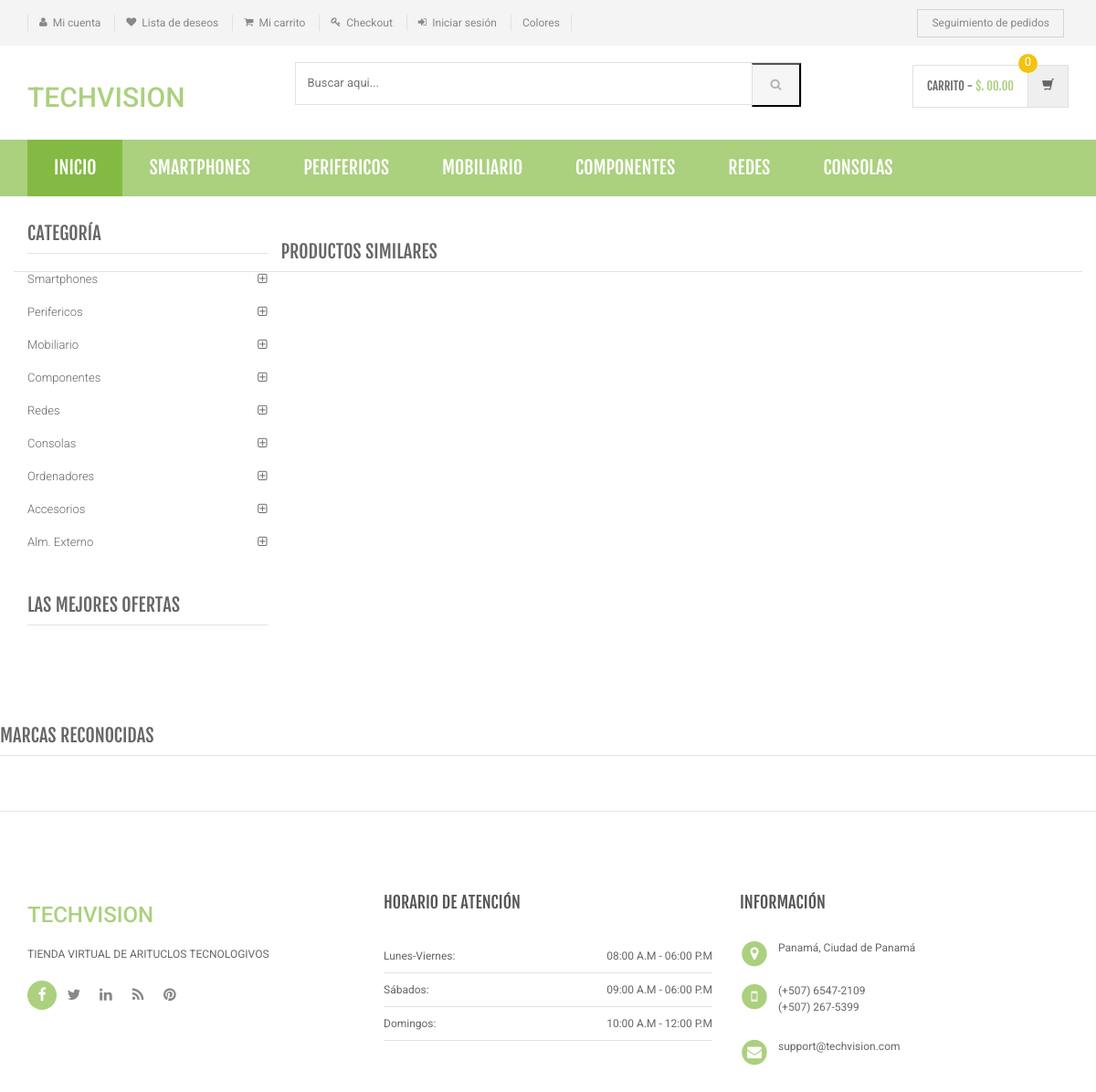
Page /product-details.php on the committed database.
### tables this page shows
CREATE TABLE `category` (
  `id` int(11) NOT NULL AUTO_INCREMENT,
  `categoryName` varchar(255) DEFAULT NULL,
  `categoryDescription` longtext DEFAULT NULL,
  `creationDate` timestamp NOT NULL DEFAULT current_timestamp(),
  `updationDate` varchar(255) DEFAULT NULL,
  PRIMARY KEY (`id`)
);

### product-details.php (the view, shortened to what this page needs)
<?php
include('includes/config.php');
?>
<!DOCTYPE html>
<html lang="es">
	<head>
	    <link rel="stylesheet" href="assets/css/bootstrap.min.css">
	    <link rel="stylesheet" href="assets/css/main.css">
	    <link rel="stylesheet" href="assets/css/green.css">
	    <link rel="stylesheet" href="assets/css/owl.carousel.css">
		<link rel="stylesheet" href="assets/css/owl.transitions.css">
		<link href="assets/css/lightbox.css" rel="stylesheet">
		<link rel="stylesheet" href="assets/css/animate.min.css">
		<link rel="stylesheet" href="assets/css/rateit.css">
		<link rel="stylesheet" href="assets/css/bootstrap-select.min.css">
		<link rel="stylesheet" href="assets/css/config.css">
		<link href="assets/css/green.css" rel="alternate stylesheet" title="Green color">
		<link href="assets/css/blue.css" rel="alternate stylesheet" title="Blue color">
		<link href="assets/css/red.css" rel="alternate stylesheet" title="Red color">
		<link href="assets/css/orange.css" rel="alternate stylesheet" title="Orange color">
		<link href="assets/css/dark-green.css" rel="alternate stylesheet" title="Darkgreen color">
		<link rel="stylesheet" href="assets/css/font-awesome.min.css">
	</head>
    <body class="cnt-home">
<header class="header-style-1">
<?php include('includes/top-header.php');?>
<?php include('includes/main-header.php');?>
<?php include('includes/menu-bar.php');?>
</header>
<div class="body-content outer-top-xs">
	<div class='container'>
		<div class='row single-product outer-bottom-sm '>
			<div class='col-md-3 sidebar'>
				<div class="sidebar-module-container">
<div class="sidebar-widget outer-bottom-xs wow fadeInUp">
	<h3 class="section-title">Categoría</h3>
	<div class="sidebar-widget-body m-t-10">
		<div class="accordion">
		            <?php $sql=mysqli_query($con,"select id,categoryName  from category");
while($row=mysqli_fetch_array($sql))
{
    ?>
	    	<div class="accordion-group">
	            <div class="accordion-heading">
	                <a href="category.php?cid=<?php echo $row['id'];?>"  class="accordion-toggle collapsed">
	                   <?php echo $row['categoryName'];?>
	                </a>
	            </div>
	        </div>
	        <?php } ?>
	    </div>
	</div>
</div>
<div class="sidebar-widget hot-deals wow fadeInUp">
	<h3 class="section-title">LAS MEJORES OFERTAS</h3>
</div>
				</div>
			</div>
<section class="section featured-product wow fadeInUp">
	<h3 class="section-title">Productos similares </h3>
</section>
			</div>
		</div>
<?php include('includes/brands-slider.php');?>
</div>
<?php include('includes/footer.php');?>
</body>
</html>

### includes/menu-bar.php (shortened to what this page needs)
<div class="header-nav animate-dropdown">
    <div class="container">
        <div class="yamm navbar navbar-default" role="navigation">
            <div class="nav-bg-class">
                <div class="navbar-collapse collapse" id="mc-horizontal-menu-collapse">
	<div class="nav-outer">
		<ul class="nav navbar-nav">
			<li class="active dropdown yamm-fw">
				<a href="index.php" data-hover="dropdown" class="dropdown-toggle">Inicio</a>
			</li>
              <?php $sql=mysqli_query($con,"select id,categoryName  from category limit 6");
while($row=mysqli_fetch_array($sql))
{
    ?>
			<li class="dropdown yamm">
				<a href="category.php?cid=<?php echo $row['id'];?>"> <?php echo $row['categoryName'];?></a>
			</li>
			<?php } ?>
		</ul>
		<div class="clearfix"></div>
	</div>
</div>
            </div>
        </div>
    </div>
</div>

### assets/css/green.css (style rules this page uses)
a { color: #abd07e; }
.header-style-1 .header-nav { background: #abd07e; }
.cnt-home .header-style-1 .header-nav .navbar .navbar-nav > li.active { background: #84b943; }
.sidebar .sidebar-module-container .sidebar-widget .sidebar-widget-body .accordion .accordion-group .accordion-heading .accordion-toggle, .sidebar .sidebar-module-container .sidebar-widget .sidebar-widget-body .accordion .accordion-group .accordion-heading .accordion-toggle:hover, .sidebar .sidebar-module-container .sidebar-widget .sidebar-widget-body .accordion .accordion-group .accordion-heading .accordion-toggle:focus, .sidebar .sidebar-module-container .sidebar-widget .sidebar-widget-body .accordion .accordion-group .accordion-heading .accordion-toggle:after { color: #abd07e; }

### assets/css/lightbox.css (style rules this page uses)
body:after { content: url(../images/close.png) url(../images/loading.gif) url(../images/prev.png) url(../images/next.png); display: none; }

### assets/css/blue.css (style rules this page uses)
a { color: #3498db; }
.header-style-1 .header-nav { background: #3498db; }
.cnt-home .header-style-1 .header-nav .navbar .navbar-nav > li.active { background: #1d6ca1; }
.sidebar .sidebar-module-container .sidebar-widget .sidebar-widget-body .accordion .accordion-group .accordion-heading .accordion-toggle, .sidebar .sidebar-module-container .sidebar-widget .sidebar-widget-body .accordion .accordion-group .accordion-heading .accordion-toggle:hover, .sidebar .sidebar-module-container .sidebar-widget .sidebar-widget-body .accordion .accordion-group .accordion-heading .accordion-toggle:focus, .sidebar .sidebar-module-container .sidebar-widget .sidebar-widget-body .accordion .accordion-group .accordion-heading .accordion-toggle:after { color: #3498db; }

### assets/css/red.css (style rules this page uses)
a { color: #ff6c6c; }
.header-style-1 .header-nav { background: #ff6c6c; }
.cnt-home .header-style-1 .header-nav .navbar .navbar-nav > li.active { background: #ff1a1a; }
.sidebar .sidebar-module-container .sidebar-widget .sidebar-widget-body .accordion .accordion-group .accordion-heading .accordion-toggle, .sidebar .sidebar-module-container .sidebar-widget .sidebar-widget-body .accordion .accordion-group .accordion-heading .accordion-toggle:hover, .sidebar .sidebar-module-container .sidebar-widget .sidebar-widget-body .accordion .accordion-group .accordion-heading .accordion-toggle:focus, .sidebar .sidebar-module-container .sidebar-widget .sidebar-widget-body .accordion .accordion-group .accordion-heading .accordion-toggle:after { color: #ff6c6c; }

### assets/css/orange.css (style rules this page uses)
a { color: #f39c12; }
.header-style-1 .header-nav { background: #f39c12; }
.cnt-home .header-style-1 .header-nav .navbar .navbar-nav > li.active { background: #ab6c09; }
.sidebar .sidebar-module-container .sidebar-widget .sidebar-widget-body .accordion .accordion-group .accordion-heading .accordion-toggle, .sidebar .sidebar-module-container .sidebar-widget .sidebar-widget-body .accordion .accordion-group .accordion-heading .accordion-toggle:hover, .sidebar .sidebar-module-container .sidebar-widget .sidebar-widget-body .accordion .accordion-group .accordion-heading .accordion-toggle:focus, .sidebar .sidebar-module-container .sidebar-widget .sidebar-widget-body .accordion .accordion-group .accordion-heading .accordion-toggle:after { color: #f39c12; }

### assets/css/dark-green.css (style rules this page uses)
a { color: #12cca7; }
.header-style-1 .header-nav { background: #12cca7; }
.cnt-home .header-style-1 .header-nav .navbar .navbar-nav > li.active { background: #0b816a; }
.sidebar .sidebar-module-container .sidebar-widget .sidebar-widget-body .accordion .accordion-group .accordion-heading .accordion-toggle, .sidebar .sidebar-module-container .sidebar-widget .sidebar-widget-body .accordion .accordion-group .accordion-heading .accordion-toggle:hover, .sidebar .sidebar-module-container .sidebar-widget .sidebar-widget-body .accordion .accordion-group .accordion-heading .accordion-toggle:focus, .sidebar .sidebar-module-container .sidebar-widget .sidebar-widget-body .accordion .accordion-group .accordion-heading .accordion-toggle:after { color: #12cca7; }

### rows in the picture
category: categoryName "SMARTPHONES", categoryName "Smartphones"
category: categoryName "PERIFERICOS", categoryName "Perifericos"
category: categoryName "MOBILIARIO", categoryName "Mobiliario"
category: categoryName "COMPONENTES", categoryName "Componentes"
category: categoryName "REDES", categoryName "Redes"
category: categoryName "CONSOLAS", categoryName "Consolas"
category: categoryName "Ordenadores"
category: categoryName "Accesorios"
category: categoryName "Alm. Externo"
